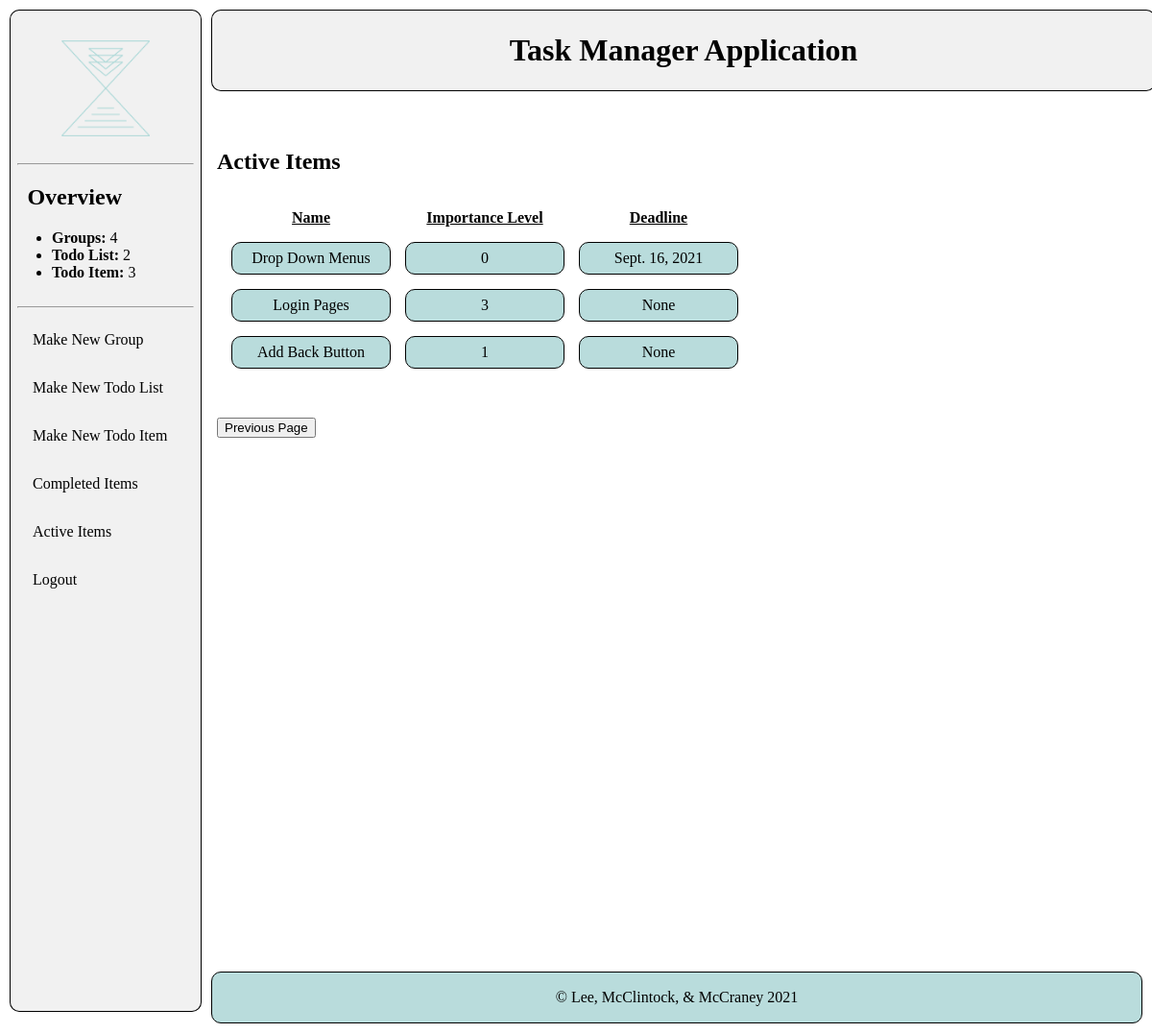
Before: /uncompleted (signed in) with the older database file.
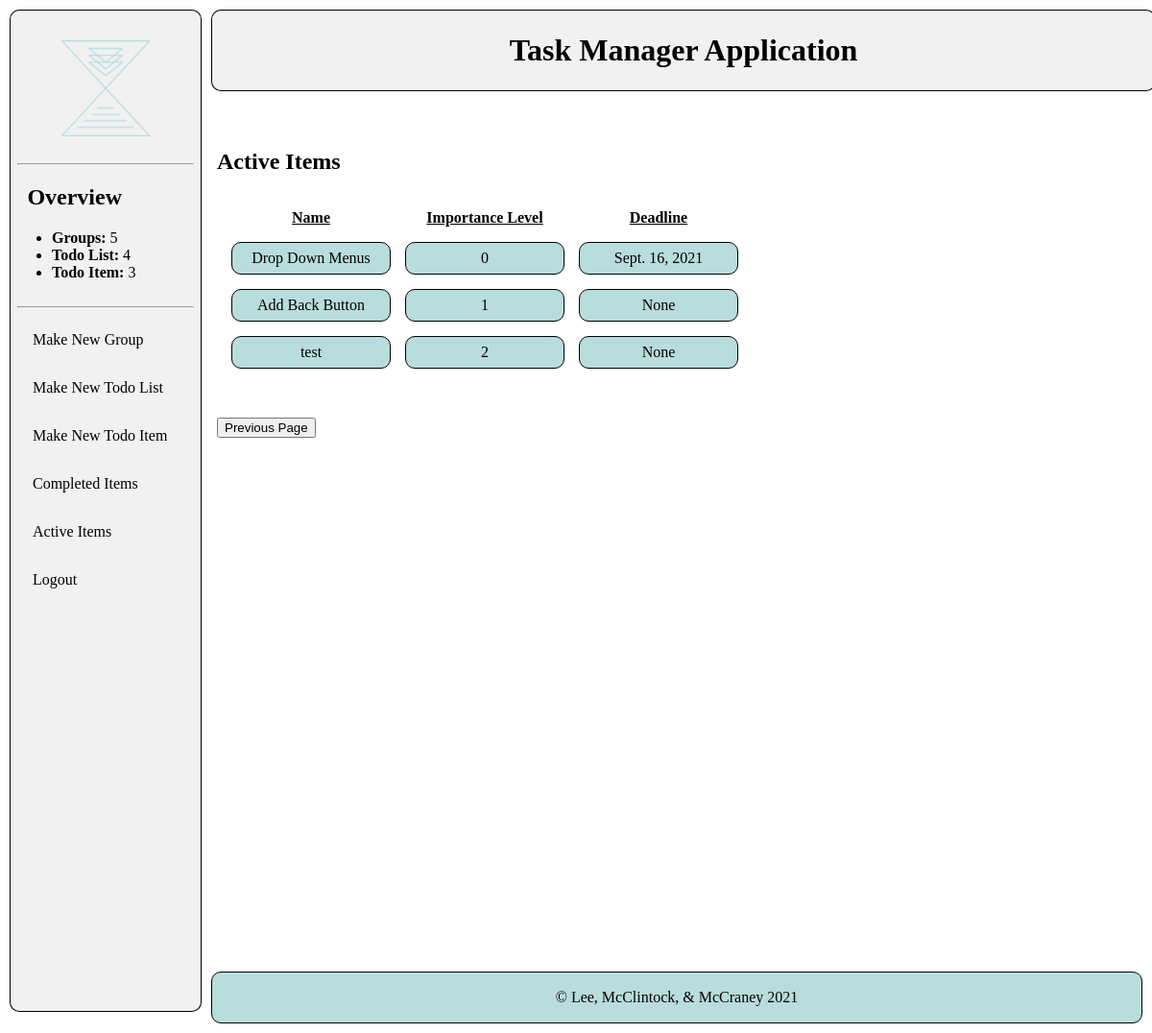
After: the same page with the newer database file.
### calendarApp/models.py (models this page shows, shortened)
class TodoItem(models.Model):
    CHOICES = [(i,i) for i in range(4)]
    user = models.ForeignKey(User, on_delete=models.CASCADE)
    todoList = models.ForeignKey(TodoList, on_delete=models.CASCADE)
    name = models.CharField(max_length=200)
    description = models.CharField(max_length=200, blank=True)
    completed = models.BooleanField(default=False)
    completedDate = models.DateField(null=True, blank=True)
    deadline = models.DateField(null=True, blank=True)
    importanceLevel = models.IntegerField(default=0, choices=CHOICES)

### calendarApp/views.py (the view)
# urls.py: path("uncompleted", views.uncompletedItems, name="uncompletedItems"),
@login_required
def uncompletedItems(request):
    todoItems = TodoItem.objects.all().filter(completed=False, user=request.user)
    return render(request, "uncompletedItems.html", {"todoItems": todoItems})

### calendarApp/models.py (called while the page is built)
    def __str__(self):
        return self.name

    def __str__(self):
        return self.name

### calendarSite/context_processors.py (called while the page is built)
def count(request):
    if request.user.is_authenticated:
        return {
            'num_Group': Group.objects.filter(user=request.user).count(),
            'num_TodoList': TodoList.objects.filter(user=request.user).count(),
            'num_TodoItem': TodoItem.objects.filter(user=request.user, completed=False).count(),
        }
    else:
        return {
            'num_Group': 0,
            'num_TodoList':0,
            'num_TodoItem': 0,
        }

### calendarApp/templates/uncompletedItems.html (shortened to what this page needs)
{% extends "base_generic.html" %}
{% block content %}
<div class="content">
    <div class="detail">
        <div class="formContent">
            {% if todoItems%}
                <h2>Active Items</h2>
                <table id="myTable">
                    <tr>
                        <th id="listName"><u>Name</u></th>
                        <th id="importanceLevel"><u>Importance Level</u></th>
                        <th id="deadline"><u>Deadline</u></th>
                    </tr>
                {% for todoItem in todoItems %}
                    <tr>
                        <td><a href="/{{todoItem.todoList.group}}/{{todoItem.todoList}}/{{todoItem.name}}">{{todoItem.name}}</a></td>
                        <td>{{todoItem.importanceLevel}}</td>
                        <td>{{todoItem.deadline}}</td>
                    </tr>
                {% endfor %}
                </table>
            {% else %}
                <p>You have no uncompleted items</p>
            {% endif %}
        </div>
    </div>
    <br><br>
    <button onclick="location.href='javascript:history.go(-1)' ">Previous Page</a></button>
</div>
{% endblock %}

Changed rows visible on the page:
no longer on this page (row edited): TodoItem: name "Login Pages", importanceLevel "3", deadline "None"
added TodoItem: name "test", importanceLevel "2", deadline "None"
Other visible differences:
{{ num_Group }}: "4" → "5"
{{ num_TodoList }}: "2" → "4"
